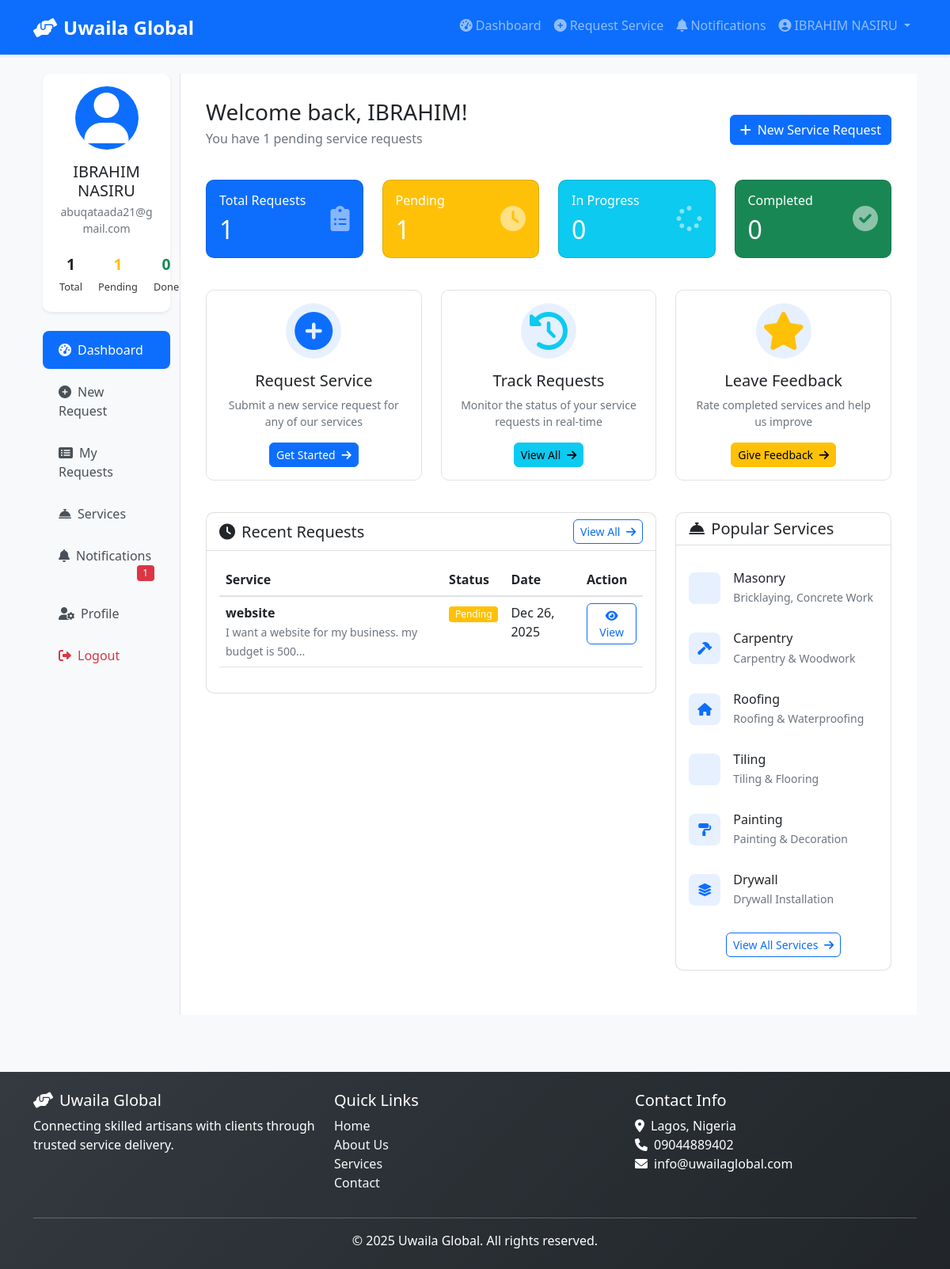
The page /user/dashboard (signed in) on the database as committed earlier.
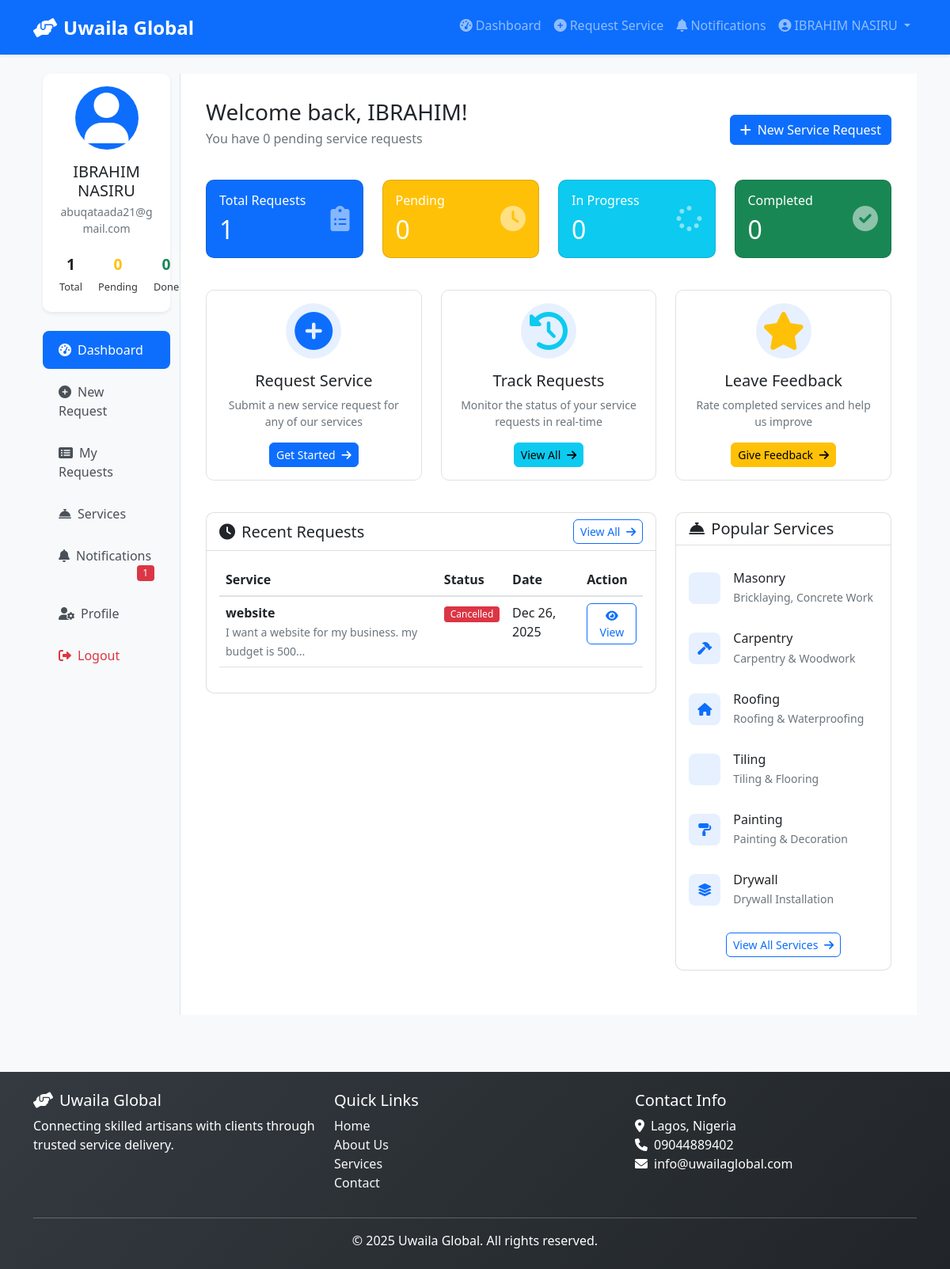
The same page on the database as committed later.
### models.py (models this page shows, shortened)
class ServiceRequest(db.Model):
    __tablename__ = 'service_requests'
    id = db.Column(db.String(36), primary_key=True, default=generate_uuid)
    user_id = db.Column(db.String(36), db.ForeignKey('users.id'), nullable=False)
    artisan_id = db.Column(db.String(36), db.ForeignKey('artisans.id'), nullable=True)
    category_id = db.Column(db.String(36), db.ForeignKey('service_categories.id'), nullable=False)
    title = db.Column(db.String(200), nullable=False)
    description = db.Column(db.Text, nullable=False)
    location = db.Column(db.String(200), nullable=False)
    preferred_date = db.Column(db.Date)
    preferred_time = db.Column(db.String(50))
    status = db.Column(db.String(20), default='pending')  # pending, assigned, in_progress, completed, cancelled
    admin_notes = db.Column(db.Text)
    price_estimate = db.Column(db.Float)
    actual_price = db.Column(db.Float)
    rating = db.Column(db.Integer)  # 1-5
    feedback = db.Column(db.Text)
    created_at = db.Column(db.DateTime(timezone=True), default=datetime.now(timezone.utc))
    updated_at = db.Column(db.DateTime(timezone=True), default=datetime.now(timezone.utc), onupdate=datetime.now(timezone.utc))

### routes/user_routes.py (the view, shortened to what this page needs)
@user_bp.route('/dashboard')
@login_required
def dashboard():
    stats = get_user_stats(current_user.id)
    recent_requests = ServiceRequest.query.filter_by(user_id=current_user.id)\
        .order_by(ServiceRequest.created_at.desc())\
        .limit(5).all()
    categories = ServiceCategory.query.filter_by(is_active=True).all()
    unread_notifications = Notification.query.filter_by(
        user_id=current_user.id,
        user_type='user',
        is_read=False
    ).count()
    if request.is_json:
        return jsonify({
            'user': current_user.to_dict(),
            'stats': stats,
            'recent_requests': [req.to_dict() for req in recent_requests]
        })
    else:
        return render_template('user/dashboard.html',
                              stats=stats,
                              recent_requests=recent_requests,
                              categories=categories,
                              unread_notifications=unread_notifications)

### routes/user_routes.py (called while the page is built)
def get_user_stats(user_id):
    total_requests = ServiceRequest.query.filter_by(user_id=user_id).count()
    pending_requests = ServiceRequest.query.filter_by(user_id=user_id, status='pending').count()
    in_progress_requests = ServiceRequest.query.filter_by(user_id=user_id, status='in_progress').count()
    completed_requests = ServiceRequest.query.filter_by(user_id=user_id, status='completed').count()
    return {
        'total_requests': total_requests,
        'pending_requests': pending_requests,
        'in_progress_requests': in_progress_requests,
        'completed_requests': completed_requests
    }

### templates/user/dashboard.html (shortened to what the changed rows need)
{% extends "base.html" %}
{% block content %}
<div class="container-fluid">
    <div class="row">
        <div class="col-md-3 col-lg-2 d-md-block sidebar">
            <div class="position-sticky">
                <div class="card border-0 shadow-sm mb-4">
                    <div class="card-body text-center">
                        <div class="stats-grid">
                            <div class="stat-item">
                                <span class="stat-number text-warning">{{ stats.pending_requests }}</span>
                                <span class="stat-label">Pending</span>
                            </div>
                        </div>
                    </div>
                </div>
            </div>
        </div>
        <div class="col-md-9 col-lg-10 main-content">
            <div class="d-flex justify-content-between align-items-center mb-4">
                <div>
                    <h1 class="h3 mb-1">Welcome back, {{ current_user.full_name.split()[0] }}!</h1>
                    <p class="text-muted">You have {{ stats.pending_requests }} pending service requests</p>
                </div>
            </div>
            <div class="row mb-4">
                <div class="col-md-3 col-sm-6 mb-3">
                    <div class="card stat-card bg-primary text-white">
                        <div class="card-body">
                            <div class="d-flex justify-content-between align-items-center">
                                <div>
                                    <h2 class="mb-0">{{ stats.total_requests }}</h2>
                                </div>
                            </div>
                        </div>
                    </div>
                </div>
                <div class="col-md-3 col-sm-6 mb-3">
                    <div class="card stat-card bg-warning text-white">
                        <div class="card-body">
                            <div class="d-flex justify-content-between align-items-center">
                                <div>
                                    <h6 class="card-title">Pending</h6>
                                    <h2 class="mb-0">{{ stats.pending_requests }}</h2>
                                </div>
                            </div>
                        </div>
                    </div>
                </div>
                <div class="col-md-3 col-sm-6 mb-3">
                    <div class="card stat-card bg-info text-white">
                        <div class="card-body">
                            <div class="d-flex justify-content-between align-items-center">
                                <div>
                                    <h2 class="mb-0">{{ stats.in_progress_requests }}</h2>
                                </div>
                            </div>
                        </div>
                    </div>
                </div>
                <div class="col-md-3 col-sm-6 mb-3">
                    <div class="card stat-card bg-success text-white">
                        <div class="card-body">
                            <div class="d-flex justify-content-between align-items-center">
                                <div>
                                    <h2 class="mb-0">{{ stats.completed_requests }}</h2>
                                </div>
                            </div>
                        </div>
                    </div>
                </div>
            </div>
            <div class="row">
                <div class="col-lg-8 mb-4">
                    <div class="card">
                        <div class="card-body">
                            {% if recent_requests %}
                            <div class="table-responsive">
                                <table class="table table-hover">
                                    <thead>
                                        <tr>
                                            <th>Service</th>
                                            <th>Status</th>
                                            <th>Date</th>
                                            <th>Action</th>
                                        </tr>
                                    </thead>
                                    <tbody>
                                        {% for request in recent_requests %}
                                        <tr>
                                            <td>
                                                <strong>{{ request.title }}</strong>
                                                <br>
                                                <small class="text-muted">{{ request.description|truncate(50) }}</small>
                                            </td>
                                            <td>
                                                <span class="badge bg-{{
                                                    'warning' if request.status == 'pending'
                                                    else 'info' if request.status == 'assigned' or request.status == 'in_progress'
                                                    else 'success' if request.status == 'completed'
                                                    else 'danger'
                                                }}">
                                                    {{ request.status|replace('_', ' ')|title }}
                                                </span>
                                            </td>
                                            <td>{{ request.created_at.strftime('%b %d, %Y') }}</td>
                                            <td>
                                                <a href="{{ url_for('user_bp.view_request', request_id=request.id) }}"
                                                   class="btn btn-sm btn-outline-primary">
                                                    <i class="fas fa-eye"></i> View
                                                </a>
                                            </td>
                                        </tr>
                                        {% endfor %}
                                    </tbody>
                                </table>
                            </div>
                            {% endif %}
                        </div>
                    </div>
                </div>
            </div>
        </div>
    </div>
</div>
{% endblock %}

Rows that differ between the two databases and show on the page:
changed ServiceRequest "website": status "Pending" → "Cancelled"
Other text that changed with them:
{{ stats.pending_requests }}: "1" → "0"
